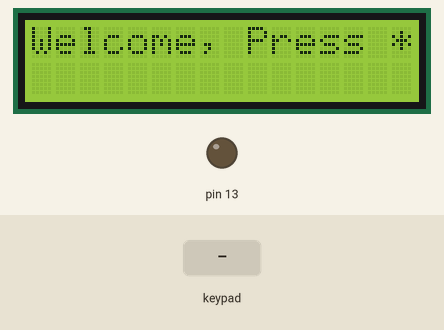
This sketch was run on a simulated Arduino Uno, built with avr-gcc and run on an emulated ATmega328P. On the bench: 16×2 character LCD, output pins drawn as LEDs (lit = HIGH). Inputs (shaded band) come from the test bench. EEPROM starts erased.

Above: at 1.2 s.
1.3 s: key '*' pressed
At 1.9 s:
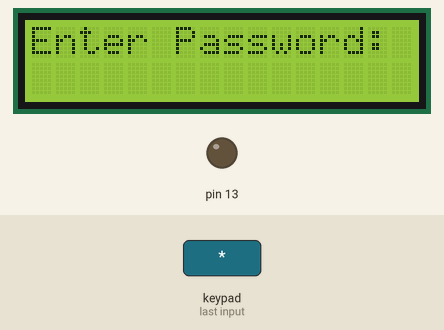
2.8 s: keypad keys 1 2 3 6 pressed 0.4 s apart
At 3.0 s:
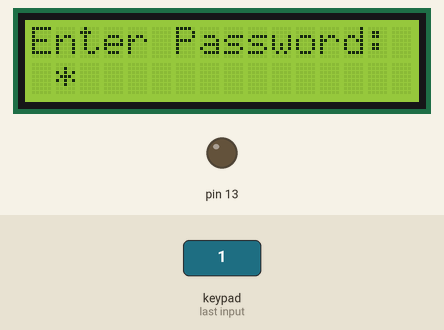
At 4.9 s:
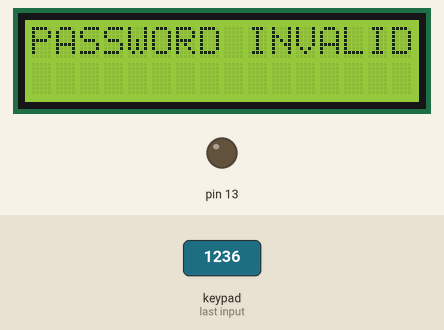
Timing chart, 0 to 6.4 s (numbered marks = the images above; inputs shaded):
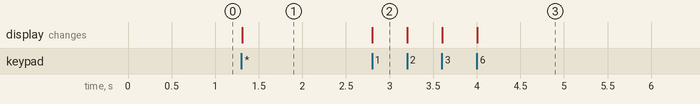

The sketch:

LAB6.ino
```cpp
#include <LiquidCrystal.h>
#include <Keypad.h>
#include <EEPROM.h>

LiquidCrystal lcd {A0, 12, 11, 10, 9 , 8 };

char Keymap[4][4] = {
  {'7', '8', '9', 'A'},
  {'4', '5', '6', 'B'},
  {'1', '2', '3', 'C'},
  {'*', '0', '#', 'D'},
};

byte rowPins[4] = {7, 6, 5, 4};
byte colPins[4] = {3, 2, 1, 0};

Keypad myKeypad = Keypad(makeKeymap(Keymap), rowPins, colPins, 4 , 4);


char password[4] = {'1', '2', '3', '6'};
char userpress[4];
char keypressed;


void setup() {
    pinMode(13, OUTPUT);
 digitalWrite(13, LOW);

  if (EEPROM.read(4) == 0) {
    for (int i = 0; i <= 3; i++) {
      EEPROM.write(i, password[i]);
    }

  }
 EEPROM.write(4, (EEPROM.read(3) + 1));
  lcd.begin(16, 2);
  lcd.clear();

  lcd.print("Welcome, Press *");

}

void loop() {


  keypressed = myKeypad.getKey();


  if (keypressed != NO_KEY)
  {
    if (keypressed == '*') {
      lcd.clear();
      lcd.setCursor(0,0);
      lcd.print("Enter Password: ");
      lcd.setCursor(1, 1);
      get_password();
    byte match_value = check_password();

      if ( match_value == 4) {
        lcd.clear();
        lcd.setCursor(0,0);
       lcd.print("DOOR OPEND");
        digitalWrite(13, HIGH);
        delay(5000);
        digitalWrite(13, LOW);
          lcd.print("DOOR CLOSED");
      }else{
            lcd.clear();
        lcd.setCursor(0,0);
          lcd.print("PASSWORD INVALID");


        }
    }

  }
}


void get_password() {
  boolean a = 1;
  byte keycount = 0;

  while (a) {
    keypressed = myKeypad.getKey();
    if (keypressed != NO_KEY) {
      userpress[keycount] = keypressed;
      lcd.print("*");
      keycount ++;
      if (keycount == 4) {
        a = 0;
      }

    }

  }

}


byte check_password()
{

  byte b = 0;
  for (int i = 0; i <= 3; i++)
  {
    char eprom = EEPROM.read(i);
    if (userpress[i] == eprom) {
      b++;

    }
    return b;
  }

}
```

Measured:
- after the input at 1.3 s, the display: changes at once (image 1)
- after the input at 2.8 s, the display: changes at once (image 2)
